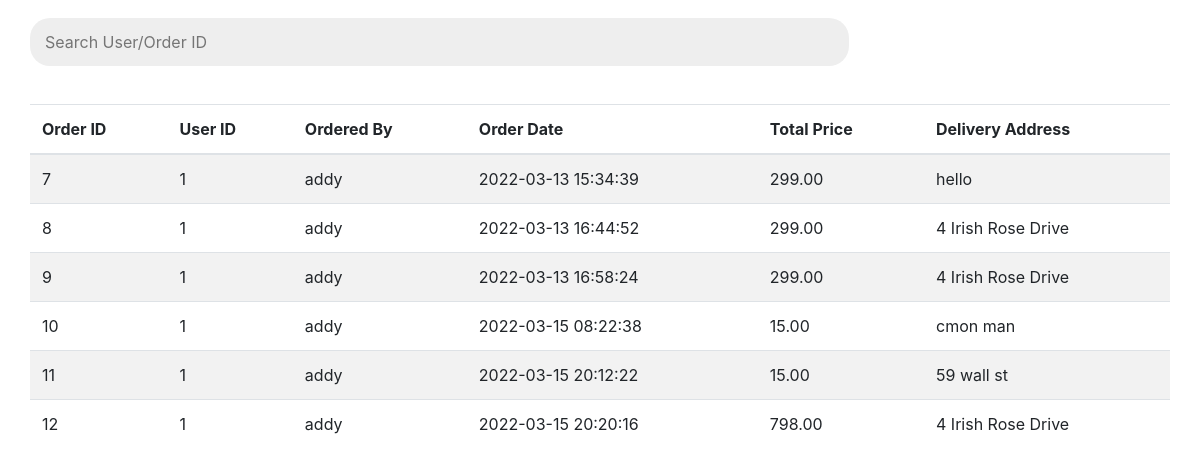
Screenshot of /search.php with the database file from the repository.
### tables this page shows
CREATE TABLE `orderstable` (
  `order_id` int(11) NOT NULL,
  `date_issued` datetime NOT NULL DEFAULT current_timestamp(),
  `date_recieved` datetime NOT NULL DEFAULT current_timestamp(),
  `total_price` decimal(10,2) NOT NULL DEFAULT 0.00,
  `payment_code` tinyint(1) NOT NULL DEFAULT 1,
  `user_id` int(11) NOT NULL,
  `trip_id` int(11) NOT NULL
);

CREATE TABLE `user` (
  `user_id` int(11) NOT NULL,
  `name` varchar(50) NOT NULL,
  `email` varchar(50) NOT NULL,
  `password` varchar(50) NOT NULL
);

CREATE TABLE `trip` (
  `trip_id` int(11) NOT NULL,
  `source` varchar(50) NOT NULL,
  `dest` varchar(50) NOT NULL,
  `truck_id` int(11) NOT NULL
);

### search.php (the view, shortened to what this page needs)
<!DOCTYPE html>
<html lang="en">
  <head>
    <link
      rel="stylesheet"
      href="https://cdn.jsdelivr.net/npm/bootstrap@4.0.0/dist/css/bootstrap.min.css"
    />
    <link rel="stylesheet" href="styles.css" />
  </head>
  <body>
    <div style="padding-top:10px;padding-left:30px;">
        <input id="searchInput" type="number" id="myInput" style="width:70%;" onkeyup="filterID()" placeholder="Search User/Order ID">
    </div>
    <div style="padding:30px">
        <table id="orderTable" class="table table-striped">
        <thead>
            <tr>
                <th scope="col">Order ID</th>
                <th scope="col">User ID</th>
                <th scope="col">Ordered By</th>
                <th scope="col">Order Date</th>
                <th scope="col">Total Price</th>
                <th scope="col">Delivery Address</th>
            </tr>
        </thead>
        <tbody>
        <?php
include 'connection.php';
$query = "SELECT order_id, orderstable.user_id, user.name, date_issued, total_price, TRIP.dest FROM ORDERSTABLE INNER JOIN TRIP ON ORDERSTABLE.trip_id = TRIP.trip_id INNER JOIN USER ON USER.user_id = ORDERSTABLE.user_id ";
$result = $conn->query($query);
while($row=$result->fetch_assoc()){
echo "<tr><td>".$row['order_id']."</td><td>".$row['user_id']."</td><td>".$row['name']."</td><td>".$row['date_issued']."</td><td>".$row['total_price']."</td><td>".$row['dest']."</td></tr>";
}
?>
        </tbody>
        </table>
    </div>
  </body>
</html>

### styles.css (style rules this page uses)
* { box-sizing: border-box; }
input { background-color: #eee; border: none; padding: 12px 15px; margin: 8px 0; border-radius: 20px; width: 100%; }

### rows the page displays
orderstable: order_id "7", user "1", user.name "addy", date_issued "2022-03-13 15:34:39", total_price "299.00", trip.dest "hello"
orderstable: order_id "8", user "1", user.name "addy", date_issued "2022-03-13 16:44:52", total_price "299.00", trip.dest "4 Irish Rose Drive"
orderstable: order_id "9", user "1", user.name "addy", date_issued "2022-03-13 16:58:24", total_price "299.00", trip.dest "4 Irish Rose Drive"
orderstable: order_id "10", user "1", user.name "addy", date_issued "2022-03-15 08:22:38", total_price "15.00", trip.dest "cmon man"
orderstable: order_id "11", user "1", user.name "addy", date_issued "2022-03-15 20:12:22", total_price "15.00", trip.dest "59 wall st"
orderstable: order_id "12", user "1", user.name "addy", date_issued "2022-03-15 20:20:16", total_price "798.00", trip.dest "4 Irish Rose Drive"
